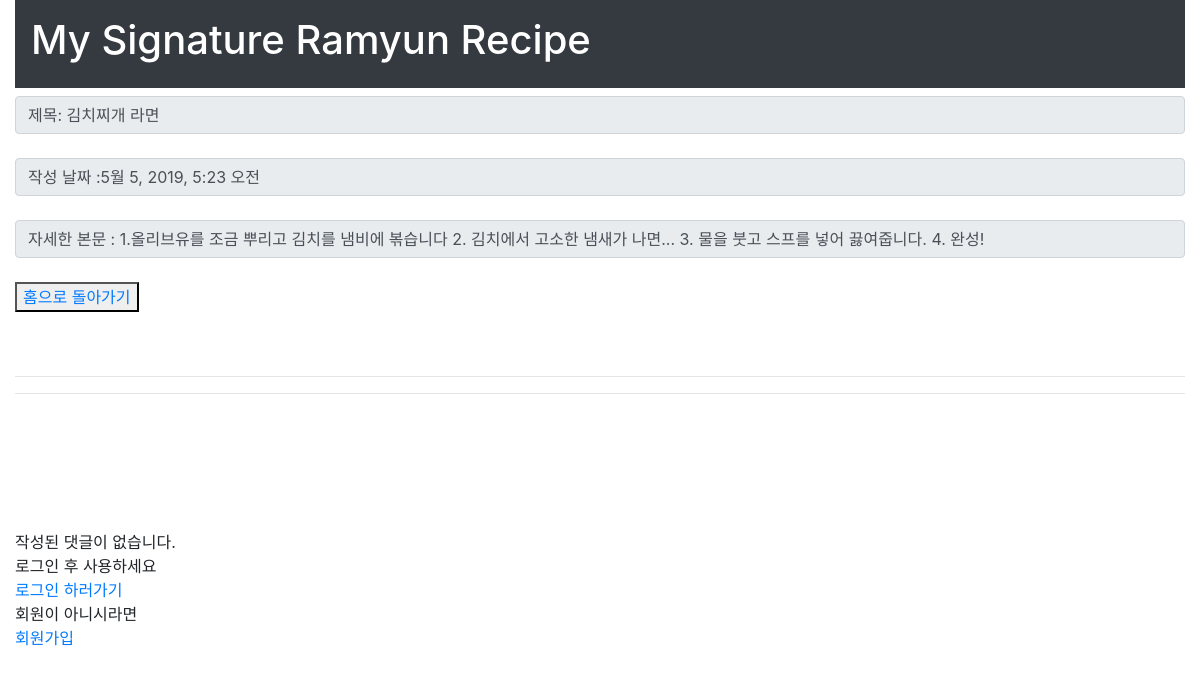
/detail/115, run on the app's committed database.
### detail/models.py (models this page shows, shortened)
class Detail(models.Model):
    title = models.CharField(max_length = 100)
    pub_date = models.DateTimeField(auto_now_add = True)
    content = models.TextField()

### detail/views.py (the view)
# urls.py: path('detail/<int:ramyun_id>', detail.views.detail, name='detail'),
def detail(request, ramyun_id):
    ramyun_detail = get_object_or_404(Detail , pk = ramyun_id)
    return render(request, 'detail.html', {'ramyun' : ramyun_detail})

### detail/templates/detail.html (shortened to what this page needs)
<!DOCTYPE html>
<html>
<head>
<link rel="stylesheet" href="https://stackpath.bootstrapcdn.com/bootstrap/4.3.1/css/bootstrap.min.css">
<link rel="stylesheet" href="https://use.fontawesome.com/releases/v5.8.1/css/all.css">
</head>
<body>
<div class="container-fluid">
    <div class="p-3 mb-2 bg-dark text-white"><h1>My Signature Ramyun Recipe</h1></div>
    <span class="input-group-text" id="inputGroup-sizing-default">제목: {{ramyun.title}}<br></span><br>
    <span class="input-group-text" id="inputGroup-sizing-default">작성 날짜 :{{ramyun.pub_date}}<br></span><br>
    <span class="input-group-text" id="inputGroup-sizing-default">자세한 본문 : {{ramyun.content}} <br></span>
<br>
    <button><a href="{% url 'home' %}">홈으로 돌아가기</a></button>
<br>
<br>
<br>
<hr>
{% for comment in ramyun.comments.all %}
{% if user.is_authenticated %}
    <a href = "{% url 'removecomment' comment.id ramyun.id %}">댓글 삭제</a>
{% else %}
    <p>
    </p>
{% endif %}
<div class="alert alert-light" role="alert">
댓글 작성 일자 : {{comment.created_at}}
</div>
<div class="alert alert-light" role="alert">
댓글 내용 : {{comment.content}}
</div>
<hr><hr>
{% empty %}<hr>
<br><br><br><br><br>
작성된 댓글이 없습니다.
{% endfor %}
<br>
{% if user.is_authenticated %}
    <a href = "{% url 'commentcreate' ramyun.id %}">댓글 쓰기</a>
{% else %}
    <P>
        로그인 후 사용하세요<br />
        <a href="{% url 'login' %}" class="text-decoration-none">로그인 하러가기</a><br>
        회원이 아니시라면<br />
        <a href="{% url 'signupgo' %}" class="text-decoration-none">회원가입</a>
    </P>
{% endif %}
<form method = 'POST'>
    <br>
</form>
</div>
</body>
</html>

### data on the page
Detail: title "김치찌개 라면", pub_date "5월 5, 2019, 5:23 오전", content "1.올리브유를 조금 뿌리고 김치를 냄비에 볶습니다 2. 김치에서 고소한 냄새가 나면... 3. 물을 붓고 스프를 넣어 끓여줍니다. 4. 완성!"
